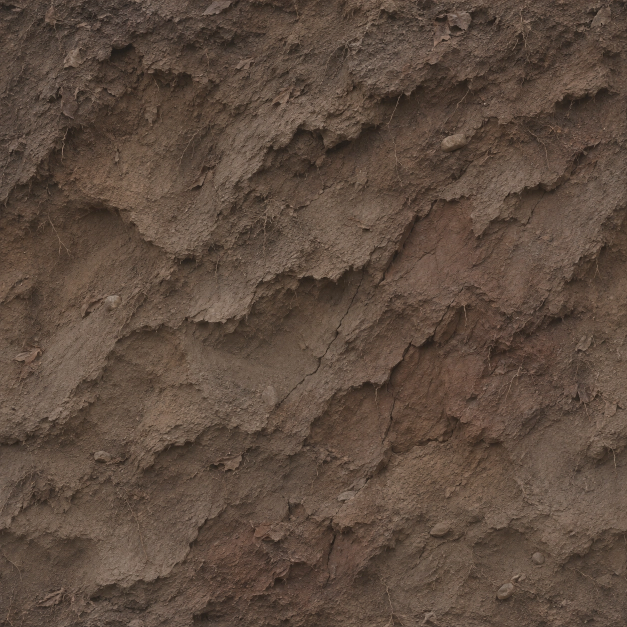
#> input picture Taierzhuang1938/_import/AircraftEvacuationDitch/Source_CutBank.webp, 1254 x 1254 px (shown at 1/2 size)
$ python -i Script_BakeDitchHaze.py   (imports and definitions only)
#> lines starting #> are read from the running program, lines starting #| are printed output that depends on the picture
"""Bake the fire plume and rolling mid-distance haze to the TVOL format."""

import argparse
import gzip
import hashlib
import json
import math
import struct
from pathlib import Path

import numpy as np
from PIL import Image
from scipy.ndimage import gaussian_filter, map_coordinates


VOLUMES = Path(__file__).resolve().parents[2] / "Volume"
GUIDE = Path(__file__).with_name("Source_DitchHazeOpticalDepth.bin.gz")
FIRE_GUIDE = Path(__file__).with_name("Source_DitchFireOpticalDepth.bin.gz")
GUIDE_SIZE = (320, 180)
ASSET = "SunkenRoadHaze"
BOUNDS = (96, 35, 48)
DIMENSIONS = (72, 44, 24)
TILES = (4, 3, 2)
FRAMES = math.prod(TILES)
DURATION = 8
ORIGIN = (11.2, .95, -62.4)
EXTINCTION = .378
FIRE_ASSET = "DitchFireSmoke"
FIRE_ORIGIN = (-12.0, .2, -23.0)
FIRE_BOUNDS = (41, 32, 36)
FIRE_DIMENSIONS = (64, 72, 48)
FIRE_TILES = (4, 3, 1)
FIRE_EXTINCTION = .69

# World-local metres from the base of the volume. Roll spreads downwind as it cools.
LOBES = [
    ((-24,  3.8,   8), ( 3.4, 3.6,  6.0), .18),
    ((-20,  6.8,   6), ( 4.6, 5.2,  6.4), .24),
    ((-15, 11.0,   4), ( 5.2, 5.6,  7.8), .29),
    ((-10, 14.1,   1), ( 6.5, 5.9,  8.6), .37),
    (( -5, 16.5,  -3), ( 8.3, 6.6, 10.5), .35),
    ((  4, 14.2,  -4), ( 9.0, 6.4, 12.4), .28),
    (( 13, 13.3,  -6), (11.7, 7.6, 13.4), .25),
    (( 23, 11.0,  -8), (12.7, 7.3, 12.1), .18),
    (( 28,  6.7,  -6), (12.5, 4.9, 12.4), .10),
    (( -2,  3.1,   6), (17.0, 2.7, 12.8), .07),
    (( 17,  3.0,   2), (22.8, 2.3, 14.7), .08),
]


def Smooth(low, high, value):
    t = np.clip((value - low) / (high - low), 0, 1)
    return t * t * (3 - 2 * t)


def Luminance(path):
#> called with path = 'Source_CutBank.webp'
    with Image.open(path) as image:
#> image is the input picture: PIL image 1254x1254 RGB; mean R, G, B 93, 75.4, 63.2
        sample = np.asarray(image.convert("L").resize(GUIDE_SIZE, Image.Resampling.LANCZOS), dtype=np.float32)
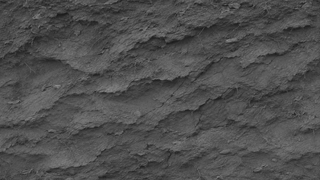
#> sample: shape (180, 320) float32; min 26, max 140, mean 79.3
    return (gaussian_filter(sample, 1.45) / 255) ** 2.18
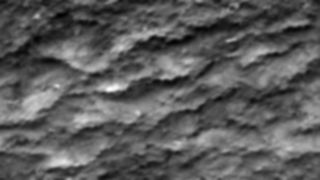
#> returned value: shape (180, 320) float32; min 0.0173, max 0.193, mean 0.0805; drawn with min black and max white


# [184 lines left out: functions UpdateOpticalGuide, UpdateFireGuide, BakeFire, Bake, WriteVolume, not called in this run]


# [13 lines not run here, left out]

>>> result = Luminance('Source_CutBank.webp')
